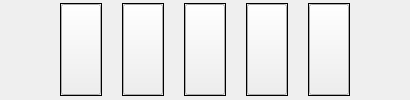
       <widget class="QWidget" name="Bottom" native="true">
        <property name="font">
         <font>
          <weight>50</weight>
          <bold>false</bold>
         </font>
        </property>
        <layout class="QHBoxLayout" name="bottom">
         <property name="spacing">
          <number>20</number>
         </property>
         <property name="sizeConstraint">
          <enum>QLayout::SetNoConstraint</enum>
         </property>
         <property name="leftMargin">
          <number>60</number>
         </property>
         <property name="topMargin">
          <number>3</number>
         </property>
         <property name="rightMargin">
          <number>60</number>
         </property>
         <property name="bottomMargin">
          <number>4</number>
         </property>
         <item>
          <widget class="QFrame" name="fm24">
           <property name="frameShape">
            <enum>QFrame::Box</enum>
           </property>
           <property name="frameShadow">
            <enum>QFrame::Plain</enum>
           </property>
           <layout class="QHBoxLayout" name="horizontalLayout_5">
            <property name="spacing">
             <number>0</number>
            </property>
            <property name="leftMargin">
             <number>0</number>
            </property>
            <property name="topMargin">
             <number>0</number>
            </property>
            <property name="rightMargin">
             <number>0</number>
            </property>
            <property name="bottomMargin">
             <number>0</number>
            </property>
            <item>
             <widget class="QPushButton" name="obj24">
              <property name="sizePolicy">
               <sizepolicy hsizetype="Preferred" vsizetype="Preferred">
                <horstretch>0</horstretch>
                <verstretch>0</verstretch>
               </sizepolicy>
              </property>
              <property name="baseSize">
               <size>
                <width>40</width>
                <height>40</height>
               </size>
              </property>
              <property name="checkable">
               <bool>true</bool>
              </property>
             </widget>
            </item>
           </layout>
          </widget>
         </item>
         <item>
          <widget class="QFrame" name="fm23">
           <property name="frameShape">
            <enum>QFrame::Box</enum>
           </property>
           <property name="frameShadow">
            <enum>QFrame::Plain</enum>
           </property>
           <layout class="QHBoxLayout" name="horizontalLayout_6">
            <property name="spacing">
             <number>0</number>
            </property>
            <property name="leftMargin">
             <number>0</number>
            </property>
            <property name="topMargin">
             <number>0</number>
            </property>
            <property name="rightMargin">
             <number>0</number>
            </property>
            <property name="bottomMargin">
             <number>0</number>
            </property>
            <item>
             <widget class="QPushButton" name="obj23">
              <property name="sizePolicy">
               <sizepolicy hsizetype="Preferred" vsizetype="Preferred">
                <horstretch>0</horstretch>
                <verstretch>0</verstretch>
               </sizepolicy>
              </property>
              <property name="checkable">
               <bool>true</bool>
              </property>
             </widget>
            </item>
           </layout>
          </widget>
         </item>
         <item>
          <widget class="QFrame" name="fm22">
           <property name="frameShape">
            <enum>QFrame::Box</enum>
           </property>
           <property name="frameShadow">
            <enum>QFrame::Plain</enum>
           </property>
           <layout class="QHBoxLayout" name="horizontalLayout_7">
            <property name="spacing">
             <number>0</number>
            </property>
            <property name="leftMargin">
             <number>0</number>
            </property>
            <property name="topMargin">
             <number>0</number>
            </property>
            <property name="rightMargin">
             <number>0</number>
            </property>
            <property name="bottomMargin">
             <number>0</number>
            </property>
            <item>
             <widget class="QPushButton" name="obj22">
              <property name="sizePolicy">
               <sizepolicy hsizetype="Preferred" vsizetype="Preferred">
                <horstretch>0</horstretch>
                <verstretch>0</verstretch>
               </sizepolicy>
              </property>
              <property name="checkable">
               <bool>true</bool>
              </property>
             </widget>
            </item>
           </layout>
          </widget>
         </item>
         <item>
          <widget class="QFrame" name="fm21">
           <property name="frameShape">
            <enum>QFrame::Box</enum>
           </property>
           <property name="frameShadow">
            <enum>QFrame::Plain</enum>
           </property>
           <layout class="QHBoxLayout" name="horizontalLayout_3">
            <property name="spacing">
             <number>0</number>
            </property>
            <property name="leftMargin">
             <number>0</number>
            </property>
            <property name="topMargin">
             <number>0</number>
            </property>
            <property name="rightMargin">
             <number>0</number>
            </property>
            <property name="bottomMargin">
             <number>0</number>
            </property>
            <item>
             <widget class="QPushButton" name="obj21">
              <property name="sizePolicy">
               <sizepolicy hsizetype="Preferred" vsizetype="Preferred">
                <horstretch>0</horstretch>
                <verstretch>0</verstretch>
               </sizepolicy>
              </property>
              <property name="checkable">
               <bool>true</bool>
              </property>
             </widget>
            </item>
           </layout>
          </widget>
         </item>
         <item>
          <widget class="QFrame" name="fm20">
           <property name="frameShape">
            <enum>QFrame::Box</enum>
           </property>
           <property name="frameShadow">
            <enum>QFrame::Plain</enum>
           </property>
           <layout class="QHBoxLayout" name="horizontalLayout_4">
            <property name="spacing">
             <number>0</number>
            </property>
            <property name="leftMargin">
             <number>0</number>
            </property>
            <property name="topMargin">
             <number>0</number>
            </property>
            <property name="rightMargin">
             <number>0</number>
            </property>
            <property name="bottomMargin">
             <number>0</number>
            </property>
            <item>
             <widget class="QPushButton" name="obj20">
              <property name="sizePolicy">
               <sizepolicy hsizetype="Preferred" vsizetype="Preferred">
                <horstretch>0</horstretch>
                <verstretch>0</verstretch>
               </sizepolicy>
              </property>
              <property name="checkable">
               <bool>true</bool>
              </property>
             </widget>
            </item>
           </layout>
          </widget>
         </item>
        </layout>
       </widget>
